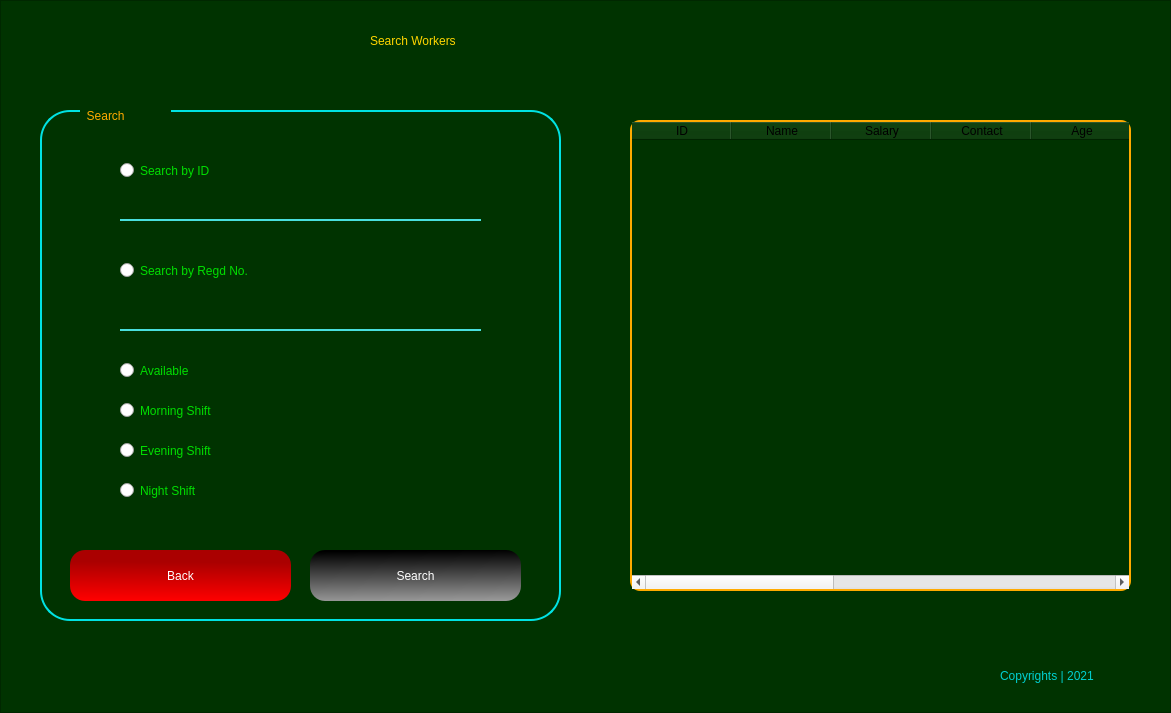
<?xml version="1.0" encoding="UTF-8"?>
<ui version="4.0">
 <class>Form</class>
 <widget class="QWidget" name="Form">
  <property name="geometry">
   <rect>
    <x>0</x>
    <y>0</y>
    <width>1171</width>
    <height>713</height>
   </rect>
  </property>
  <property name="windowTitle">
   <string>Form</string>
  </property>
  <widget class="QFrame" name="frame">
   <property name="geometry">
    <rect>
     <x>0</x>
     <y>0</y>
     <width>1171</width>
     <height>713</height>
    </rect>
   </property>
   <property name="styleSheet">
    <string notr="true">QFrame{

background-color: rgb(0, 51, 0);
color: rgb(0, 0, 0);

}
</string>
   </property>
   <property name="frameShape">
    <enum>QFrame::StyledPanel</enum>
   </property>
   <property name="frameShadow">
    <enum>QFrame::Raised</enum>
   </property>
   <widget class="QLabel" name="label_5">
    <property name="geometry">
     <rect>
      <x>370</x>
      <y>10</y>
      <width>451</width>
      <height>61</height>
     </rect>
    </property>
    <property name="styleSheet">
     <string notr="true">font: 87 26pt &quot;Arial Black&quot;;
color: rgb(255, 213, 0);</string>
    </property>
    <property name="text">
     <string>Search Workers</string>
    </property>
   </widget>
   <widget class="QLabel" name="label_7">
    <property name="geometry">
     <rect>
      <x>10</x>
      <y>650</y>
      <width>51</width>
      <height>51</height>
     </rect>
    </property>
    <property name="styleSheet">
     <string notr="true">background-image: url(:/newPrefix/—Pngtree—red and black logo_5517319.png);</string>
    </property>
    <property name="text">
     <string/>
    </property>
    <property name="pixmap">
     <pixmap resource="mainLogo.qrc">:/newPrefix/—Pngtree—red and black logo_5517319.png</pixmap>
    </property>
    <property name="scaledContents">
     <bool>true</bool>
    </property>
   </widget>
   <widget class="QLabel" name="label_8">
    <property name="geometry">
     <rect>
      <x>1000</x>
      <y>660</y>
      <width>161</width>
      <height>31</height>
     </rect>
    </property>
    <property name="styleSheet">
     <string notr="true">font: 25 12pt &quot;Bahnschrift Light&quot;;
color: rgb(0, 208, 208);</string>
    </property>
    <property name="text">
     <string>Copyrights | 2021</string>
    </property>
   </widget>
   <widget class="QFrame" name="frame_3">
    <property name="geometry">
     <rect>
      <x>40</x>
      <y>110</y>
      <width>521</width>
      <height>511</height>
     </rect>
    </property>
    <property name="styleSheet">
     <string notr="true">QFrame{

border: 2px solid rgb(0, 226, 226);
border-radius: 30px;

}</string>
    </property>
    <property name="frameShape">
     <enum>QFrame::StyledPanel</enum>
    </property>
    <property name="frameShadow">
     <enum>QFrame::Raised</enum>
    </property>
    <widget class="QLabel" name="label_2">
     <property name="geometry">
      <rect>
       <x>40</x>
       <y>-10</y>
       <width>91</width>
       <height>31</height>
      </rect>
     </property>
     <property name="styleSheet">
      <string notr="true">border: none;
font: 12pt &quot;MS Shell Dlg 2&quot;;
color: rgb(255, 170, 0)</string>
     </property>
     <property name="text">
      <string>  Search</string>
     </property>
    </widget>
    <widget class="QLineEdit" name="idTxt">
     <property name="geometry">
      <rect>
       <x>80</x>
       <y>70</y>
       <width>361</width>
       <height>41</height>
      </rect>
     </property>
     <property name="styleSheet">
      <string notr="true">QLineEdit{
background-color: rgb(0, 51, 0);
border-top:none;
border-left: none;
border-right: none;
border-bottom: 2px solid rgb(74, 224, 222);
color: #FFF;
	font: 11pt &quot;MS Shell Dlg 2&quot;;

}

QLineEdit:hover{

border-bottom: 2px solid rgb(0, 125, 125);

}

QLineEdit:focus{
border: 2px solid rgb(0, 141, 212);
border-radius: 25px;
}</string>
     </property>
     <property name="text">
      <string/>
     </property>
    </widget>
    <widget class="QPushButton" name="srchBtn">
     <property name="geometry">
      <rect>
       <x>270</x>
       <y>440</y>
       <width>211</width>
       <height>51</height>
      </rect>
     </property>
     <property name="styleSheet">
      <string notr="true">QPushButton{
background-color: qlineargradient(spread:pad, x1:0.458, y1:0.0170455, x2:0.497512, y2:1, stop:0 rgba(0, 0, 0, 255), stop:1 rgba(152, 152, 152, 255));
border-radius:15px;
color: #FFF;
	font: 75 14pt &quot;Microsoft PhagsPa&quot;;

}

QPushButton:hover{

	background-color: rgb(0, 0, 0);
}</string>
     </property>
     <property name="text">
      <string>Search</string>
     </property>
    </widget>
    <widget class="QPushButton" name="backBtn">
     <property name="geometry">
      <rect>
       <x>30</x>
       <y>440</y>
       <width>221</width>
       <height>51</height>
      </rect>
     </property>
     <property name="styleSheet">
      <string notr="true">QPushButton{
background-color: qlineargradient(spread:pad, x1:0.512, y1:0.238636, x2:0.493, y2:1, stop:0 rgba(170, 0, 0, 255), stop:1 rgba(255, 0, 0, 255));
border-radius:15px;
color: #FFF;
	font: 75 14pt &quot;Microsoft PhagsPa&quot;;

}

QPushButton:hover{

	background-color: rgb(138, 0, 0);
}</string>
     </property>
     <property name="text">
      <string>Back</string>
     </property>
    </widget>
    <widget class="QRadioButton" name="idRadio">
     <property name="geometry">
      <rect>
       <x>80</x>
       <y>40</y>
       <width>201</width>
       <height>41</height>
      </rect>
     </property>
     <property name="styleSheet">
      <string notr="true">font: 13pt &quot;Myanmar Text&quot;;
color: rgb(0, 222, 0);
border: none;
</string>
     </property>
     <property name="text">
      <string>Search by ID</string>
     </property>
    </widget>
    <widget class="QLineEdit" name="regdTxt">
     <property name="geometry">
      <rect>
       <x>80</x>
       <y>180</y>
       <width>361</width>
       <height>41</height>
      </rect>
     </property>
     <property name="styleSheet">
      <string notr="true">QLineEdit{
background-color: rgb(0, 51, 0);
border-top:none;
border-left: none;
border-right: none;
border-bottom: 2px solid rgb(74, 224, 222);
color: #FFF;
	font: 11pt &quot;MS Shell Dlg 2&quot;;

}

QLineEdit:hover{

border-bottom: 2px solid rgb(0, 125, 125);

}

QLineEdit:focus{
border: 2px solid rgb(0, 141, 212);
border-radius: 25px;
}</string>
     </property>
     <property name="text">
      <string/>
     </property>
    </widget>
    <widget class="QRadioButton" name="regdRadio">
     <property name="geometry">
      <rect>
       <x>80</x>
       <y>140</y>
       <width>281</width>
       <height>41</height>
      </rect>
     </property>
     <property name="styleSheet">
      <string notr="true">font: 13pt &quot;Myanmar Text&quot;;
color: rgb(0, 222, 0);
border: none;
</string>
     </property>
     <property name="text">
      <string>Search by Regd No.</string>
     </property>
    </widget>
    <widget class="QRadioButton" name="availRadio">
     <property name="geometry">
      <rect>
       <x>80</x>
       <y>240</y>
       <width>281</width>
       <height>41</height>
      </rect>
     </property>
     <property name="styleSheet">
      <string notr="true">font: 13pt &quot;Myanmar Text&quot;;
color: rgb(0, 222, 0);
border: none;
</string>
     </property>
     <property name="text">
      <string>Available</string>
     </property>
    </widget>
    <widget class="QRadioButton" name="morningRadio">
     <property name="geometry">
      <rect>
       <x>80</x>
       <y>280</y>
       <width>281</width>
       <height>41</height>
      </rect>
     </property>
     <property name="styleSheet">
      <string notr="true">font: 13pt &quot;Myanmar Text&quot;;
color: rgb(0, 222, 0);
border: none;
</string>
     </property>
     <property name="text">
      <string>Morning Shift</string>
     </property>
    </widget>
    <widget class="QRadioButton" name="eveningRadio">
     <property name="geometry">
      <rect>
       <x>80</x>
       <y>320</y>
       <width>281</width>
       <height>41</height>
      </rect>
     </property>
     <property name="styleSheet">
      <string notr="true">font: 13pt &quot;Myanmar Text&quot;;
color: rgb(0, 222, 0);
border: none;
</string>
     </property>
     <property name="text">
      <string>Evening Shift</string>
     </property>
    </widget>
    <widget class="QRadioButton" name="nightRadio">
     <property name="geometry">
      <rect>
       <x>80</x>
       <y>360</y>
       <width>281</width>
       <height>41</height>
      </rect>
     </property>
     <property name="styleSheet">
      <string notr="true">font: 13pt &quot;Myanmar Text&quot;;
color: rgb(0, 222, 0);
border: none;
</string>
     </property>
     <property name="text">
      <string>Night Shift</string>
     </property>
    </widget>
   </widget>
   <widget class="QTableWidget" name="tableWidget">
    <property name="geometry">
     <rect>
      <x>630</x>
      <y>120</y>
      <width>501</width>
      <height>471</height>
     </rect>
    </property>
    <property name="styleSheet">
     <string notr="true">QTableWidget{

color: rgb(0, 190, 190);
border: 2px solid rgb(255, 170, 0);
border-radius: 10px;
	font: 12pt &quot;MS Shell Dlg 2&quot;;
}

</string>
    </property>
    <column>
     <property name="text">
      <string>ID</string>
     </property>
    </column>
    <column>
     <property name="text">
      <string>Name</string>
     </property>
    </column>
    <column>
     <property name="text">
      <string>Salary</string>
     </property>
    </column>
    <column>
     <property name="text">
      <string>Contact</string>
     </property>
    </column>
    <column>
     <property name="text">
      <string>Age</string>
     </property>
    </column>
    <column>
     <property name="text">
      <string>Gender</string>
     </property>
    </column>
    <column>
     <property name="text">
      <string>Status</string>
     </property>
    </column>
    <column>
     <property name="text">
      <string>Shift</string>
     </property>
    </column>
    <column>
     <property name="text">
      <string>CNIC</string>
     </property>
    </column>
    <column>
     <property name="text">
      <string>No of Operations</string>
     </property>
    </column>
   </widget>
  </widget>
 </widget>
 <resources>
  <include location="mainLogo.qrc"/>
  <include location="C:/WINDOWS/system32/mainLogo.qrc"/>
 </resources>
 <connections/>
</ui>
